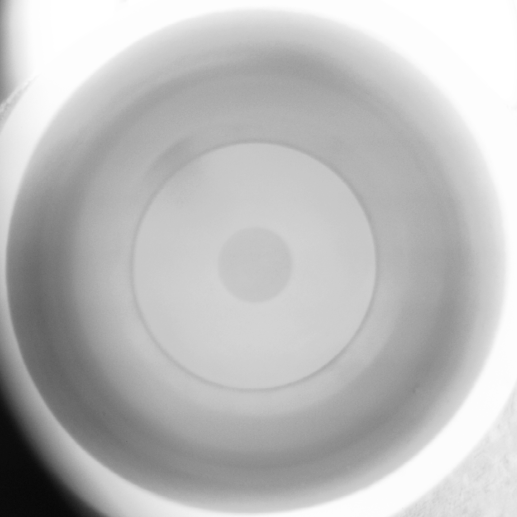
#> input picture all_res/0610.bmp, 1034 x 1034 px, found by its file name (shown at 1/2 size)
$ python cut_and_hist.py
#> lines starting #> are read from the running program, lines starting #| are printed output that depends on the picture; after the words box and inside, x2 and y2 are one past the last pixel; in counts of white or black regions, pixels touching at a corner belong together
import cv2
import numpy as np

def process():
    # 加载图像
    origin_img1 = cv2.imread(r'.\imgs\0610.bmp', 0)  # 作为模板
#> origin_img1 is the input picture: shape (1034, 1034); min 6, max 255, mean 188.1
    origin_img2 = cv2.imread(r'.\imgs\0538.bmp', 0)  # 作为要扣的图
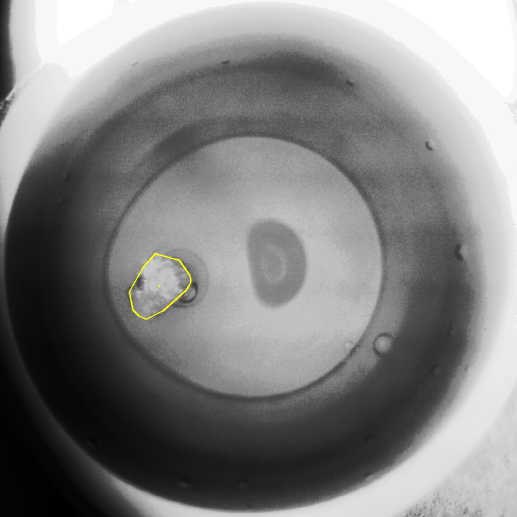
#> input picture data/0538.bmp, 1034 x 1034 px, found by its file name (shown at 1/2 size)
#> origin_img2: shape (1034, 1034); min 0, max 255, mean 129.5

    print(origin_img1.shape)
#| (1034, 1034)
    img1 = origin_img1[50:1100, 480:1630]
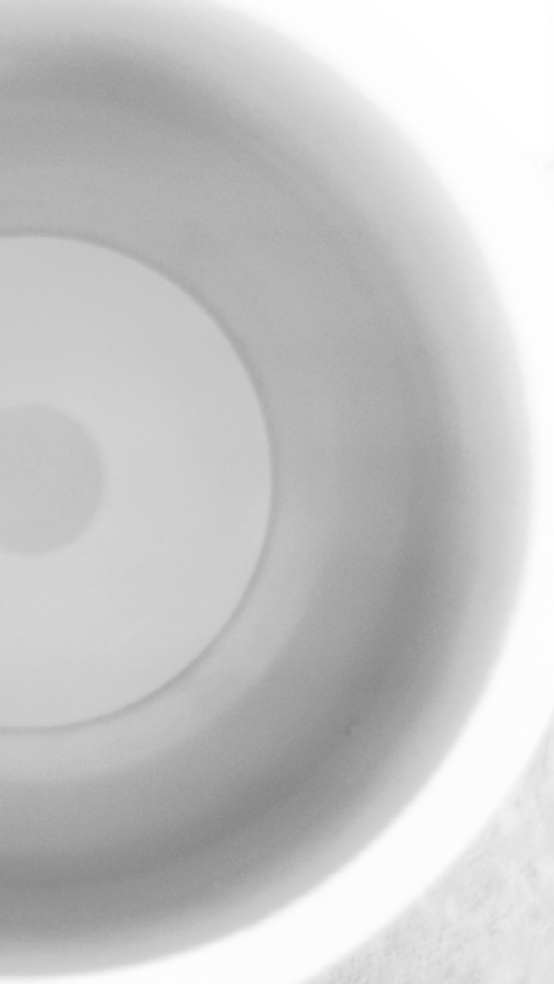
#> img1: shape (984, 554); min 133, max 255, mean 198.8
    img2 = origin_img2[50:1100, 480:1630]
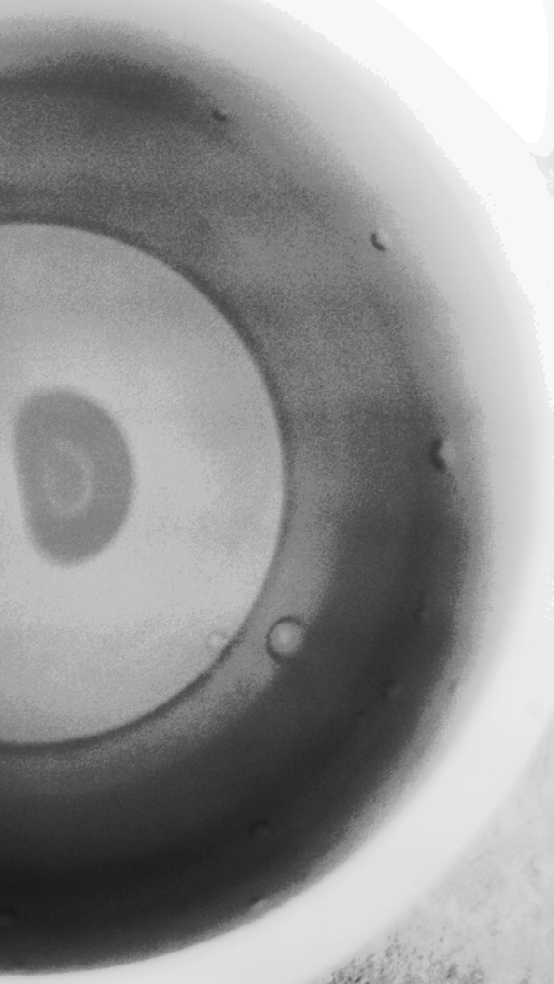
#> img2: shape (984, 554); min 24, max 255, mean 148.4

    equ_res1 = cv2.equalizeHist(img1)
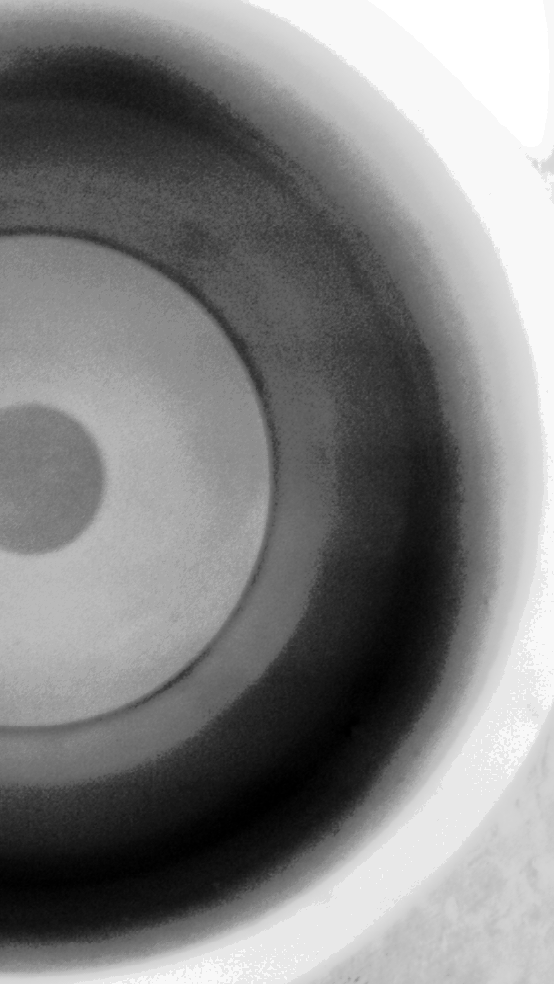
#> equ_res1: shape (984, 554); min 0, max 255, mean 129.7
    equ_res2 = cv2.equalizeHist(img2)
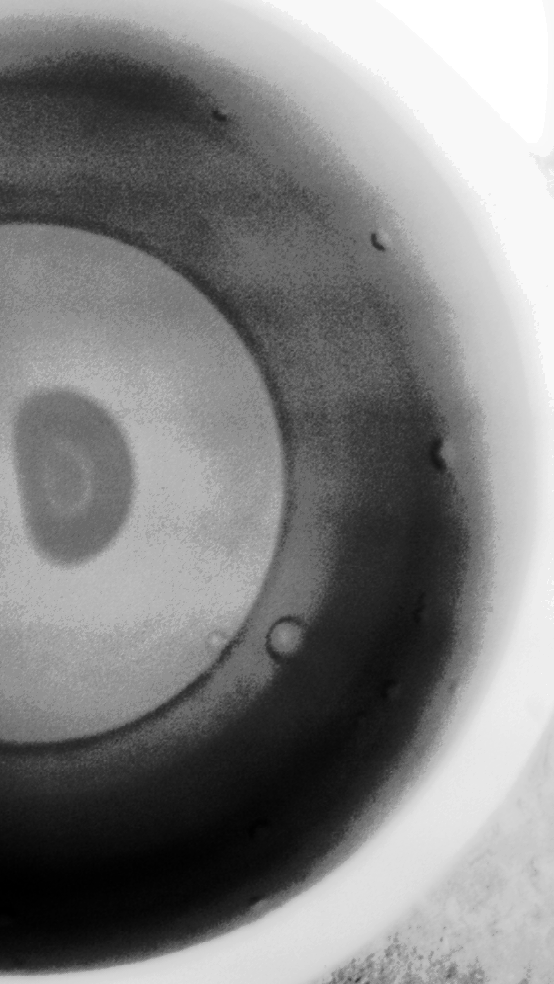
#> equ_res2: shape (984, 554); min 0, max 255, mean 129.9

    sub_img = cv2.absdiff(equ_res2, equ_res1)  # 第二个图减第一个图
    ret, mask_front = cv2.threshold(sub_img, 40, 255, cv2.THRESH_BINARY)
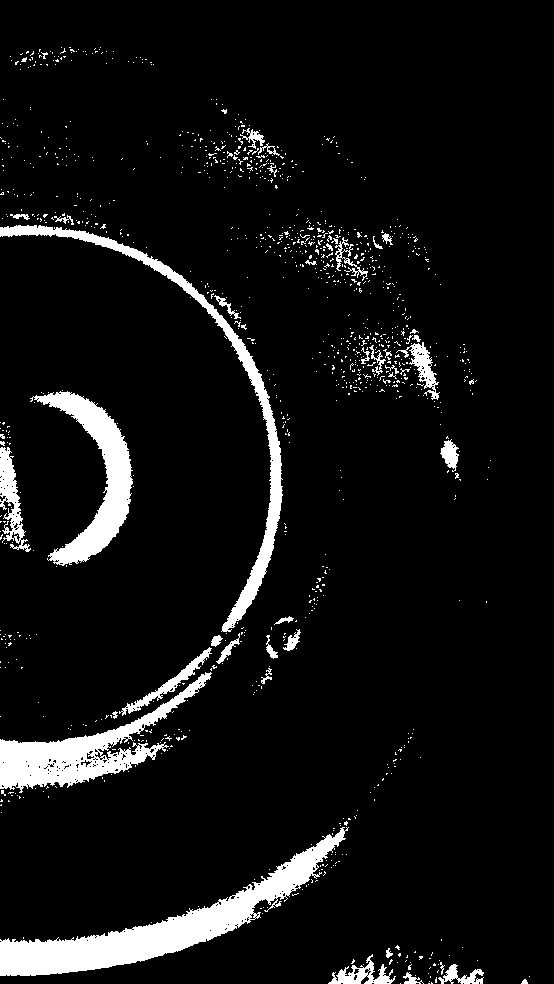
#> mask_front: shape (984, 554); 7.1% white; 1112 white regions (1070 under 20 px), largest, box (x1, y1, x2, y2) and area: (0, 827, 349, 976) 11002, (0, 672, 212, 793) 6685, (0, 225, 283, 632) 5813
    res = cv2.bitwise_and(img2, img2, mask=mask_front)
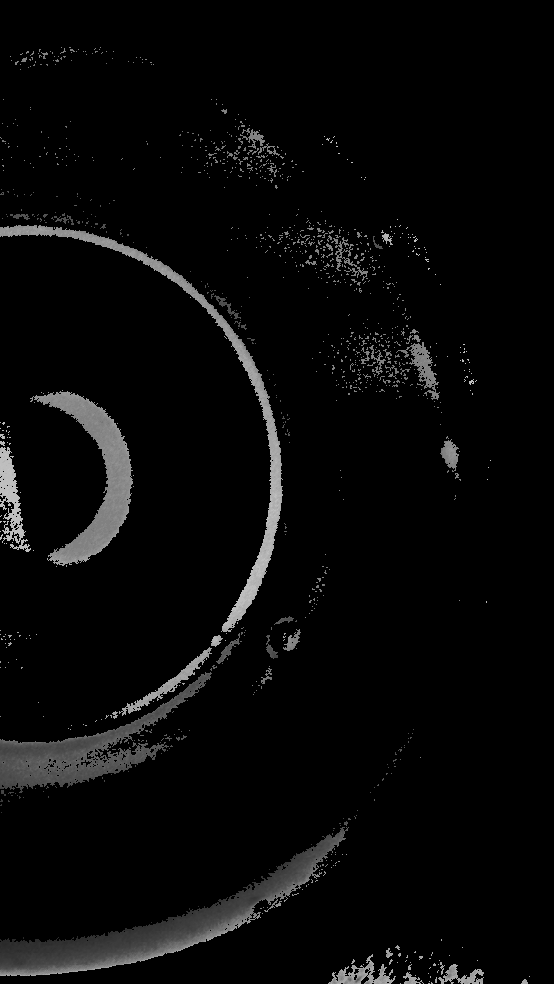
#> res: shape (984, 554); min 0, max 196, mean 8.3

    cv2.imshow('img1', img1)
    cv2.imshow('img2', img2)
    cv2.imshow('res', res)
    cv2.imshow('hist_res', equ_res1)
    cv2.imwrite(r'.\res\5_cut_hist_improve_res_0538.bmp', res)
    cv2.imwrite(r'.\res\5_cut_hist_sub_0538.bmp', sub_img)
    cv2.waitKey(0)
    cv2.destroyAllWindows()


if __name__ == "__main__":
    process()
